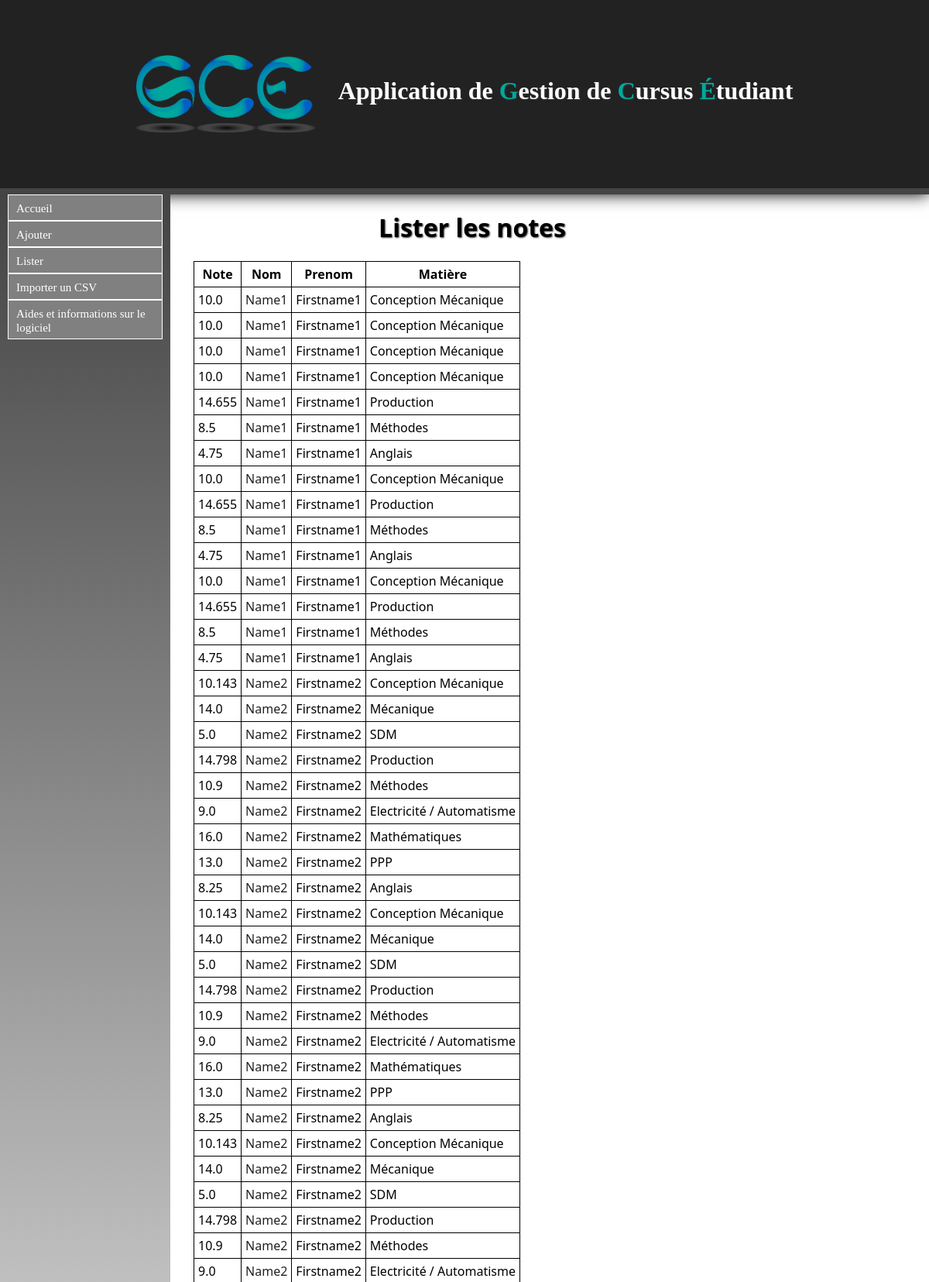
Page /Note/listernotes (upper part) on the committed database.
### Note/models.py (models this page shows, shortened)
class Note(models.Model):
	valeur = models.FloatField()
	etudiant = models.ForeignKey(Etu, null=True)
	matiere = models.ForeignKey(Matiere, null=True)

### Etudiant/models.py (models this page shows, shortened)
class Etu(models.Model):
	nom = models.CharField(max_length=30, null=False)
	prenom = models.CharField(max_length=30, null=False)
	age = models.IntegerField(null=True)
	apogee = models.IntegerField(null=True)
	date_naissance = models.DateField(null=True)
	sexe = models.CharField(max_length=1, null=True)
	adresse = models.CharField(max_length=100, null=True)
	ine = models.CharField(max_length=100, null=True)
	adresse_parents = models.CharField(max_length=100, null=True)
	tel = models.IntegerField(null=True)
	tel_par = models.IntegerField(null=True)
	lieu_naissance = models.CharField(max_length=100, null=True)
	nationalite = models.CharField(max_length=100, null=True)
	situation_familiale = models.CharField(max_length=100, null=True)
	situation_militaire = models.CharField(max_length=100, null=True)
	cate_socio_pro_chef_famille = models.CharField(max_length=100, null=True)
	cate_socio_pro_autre_parent = models.CharField(max_length=100, null=True)
	aide_financiere = models.CharField(max_length=100, null=True)
	bourse = models.CharField(max_length=100, null=True)
	groupe = models.ForeignKey(Groupe, null=True)
	semestre = models.ForeignKey(Semestre, null=True)

### Matiere/models.py (models this page shows, shortened)
class Matiere(models.Model):
	intitule = models.CharField(max_length=30,null=False)
	code = models.CharField(max_length=30,null=False)
	coefficient = models.FloatField(default=1.0)
	unite = models.ForeignKey('UE.UniteE', null=True)

### Note/views.py (the view)
def listernotes(request):
	notes = Note.objects.all().order_by('etudiant__nom')
	return render(request, 'contenu_html/listernotes.html',{'notes': notes})

### Note/templates/contenu_html/listernotes.html (shortened to what this page needs)
{% extends "templates/base.html" %}
{% block content %}
<h1>Lister les notes</h1>
{% if not notes %}
	<p>Pas de notes</p>
{% else %}
	<table style="border:1px solid black; border-collapse : collapse;">
	<tr>
		<th style="border:1px solid black;">Note</th>
		<th style="border:1px solid black;">Nom</th>
		<th style="border:1px solid black;">Prenom</th>
		<th style="border:1px solid black;">Matière</th>
	</tr>
{% endif %}
{% for note in notes %}
	<tr>
		<td style="border:1px solid black;">{{ note.valeur }}</td>
		<td style="border:1px solid black;"><a href="listeretu/{{ note.etudiant_id }}">{{ note.etudiant.nom }}</a></td>
		<td style="border:1px solid black;">{{ note.etudiant.prenom }}</td>
		<td style="border:1px solid black;">{{ note.matiere.intitule }}</td>
	</tr>
{% endfor %}
</table>
{% endblock %}

### static/css/stylesheet.css (style rules this page uses)
a { color:#222222; text-decoration: none; }
html,body { height: 100%; }
body { font-family: "Segoe UI", Verdana, serif; font-size:12pt; margin:0; padding:0; }
h1 { text-shadow:1px 1px 2px #333333; text-align: center; color:white; vertical-align: middle; }
table { border:1px solid black; border-collapse : collapse; }
#main h1 { color: black; }
table { margin-left: 50px; }
td,th { padding: 5px; border:1px solid black; }

### rows in the picture
Note: valeur "10.0", etudiant.nom "Name1", etudiant.prenom "Firstname1", matiere.intitule "Conception Mécanique"
Note: valeur "10.0", etudiant.nom "Name1", etudiant.prenom "Firstname1", matiere.intitule "Conception Mécanique"
Note: valeur "10.0", etudiant.nom "Name1", etudiant.prenom "Firstname1", matiere.intitule "Conception Mécanique"
Note: valeur "10.0", etudiant.nom "Name1", etudiant.prenom "Firstname1", matiere.intitule "Conception Mécanique"
Note: valeur "14.655", etudiant.nom "Name1", etudiant.prenom "Firstname1", matiere.intitule "Production"
Note: valeur "8.5", etudiant.nom "Name1", etudiant.prenom "Firstname1", matiere.intitule "Méthodes"
Note: valeur "4.75", etudiant.nom "Name1", etudiant.prenom "Firstname1", matiere.intitule "Anglais"
Note: valeur "10.0", etudiant.nom "Name1", etudiant.prenom "Firstname1", matiere.intitule "Conception Mécanique"
Note: valeur "14.655", etudiant.nom "Name1", etudiant.prenom "Firstname1", matiere.intitule "Production"
Note: valeur "8.5", etudiant.nom "Name1", etudiant.prenom "Firstname1", matiere.intitule "Méthodes"
Note: valeur "4.75", etudiant.nom "Name1", etudiant.prenom "Firstname1", matiere.intitule "Anglais"
Note: valeur "10.0", etudiant.nom "Name1", etudiant.prenom "Firstname1", matiere.intitule "Conception Mécanique"
Note: valeur "14.655", etudiant.nom "Name1", etudiant.prenom "Firstname1", matiere.intitule "Production"
Note: valeur "8.5", etudiant.nom "Name1", etudiant.prenom "Firstname1", matiere.intitule "Méthodes"
Note: valeur "4.75", etudiant.nom "Name1", etudiant.prenom "Firstname1", matiere.intitule "Anglais"
Note: valeur "10.143", etudiant.nom "Name2", etudiant.prenom "Firstname2", matiere.intitule "Conception Mécanique"
Note: valeur "14.0", etudiant.nom "Name2", etudiant.prenom "Firstname2", matiere.intitule "Mécanique"
Note: valeur "5.0", etudiant.nom "Name2", etudiant.prenom "Firstname2", matiere.intitule "SDM"
Note: valeur "14.798", etudiant.nom "Name2", etudiant.prenom "Firstname2", matiere.intitule "Production"
Note: valeur "10.9", etudiant.nom "Name2", etudiant.prenom "Firstname2", matiere.intitule "Méthodes"
Note: valeur "9.0", etudiant.nom "Name2", etudiant.prenom "Firstname2", matiere.intitule "Electricité / Automatisme"
Note: valeur "16.0", etudiant.nom "Name2", etudiant.prenom "Firstname2", matiere.intitule "Mathématiques"
Note: valeur "13.0", etudiant.nom "Name2", etudiant.prenom "Firstname2", matiere.intitule "PPP"
Note: valeur "8.25", etudiant.nom "Name2", etudiant.prenom "Firstname2", matiere.intitule "Anglais"
Note: valeur "10.143", etudiant.nom "Name2", etudiant.prenom "Firstname2", matiere.intitule "Conception Mécanique"
Note: valeur "14.0", etudiant.nom "Name2", etudiant.prenom "Firstname2", matiere.intitule "Mécanique"
Note: valeur "5.0", etudiant.nom "Name2", etudiant.prenom "Firstname2", matiere.intitule "SDM"
Note: valeur "14.798", etudiant.nom "Name2", etudiant.prenom "Firstname2", matiere.intitule "Production"
Note: valeur "10.9", etudiant.nom "Name2", etudiant.prenom "Firstname2", matiere.intitule "Méthodes"
Note: valeur "9.0", etudiant.nom "Name2", etudiant.prenom "Firstname2", matiere.intitule "Electricité / Automatisme"
Note: valeur "16.0", etudiant.nom "Name2", etudiant.prenom "Firstname2", matiere.intitule "Mathématiques"
Note: valeur "13.0", etudiant.nom "Name2", etudiant.prenom "Firstname2", matiere.intitule "PPP"
Note: valeur "8.25", etudiant.nom "Name2", etudiant.prenom "Firstname2", matiere.intitule "Anglais"
Note: valeur "10.143", etudiant.nom "Name2", etudiant.prenom "Firstname2", matiere.intitule "Conception Mécanique"
Note: valeur "14.0", etudiant.nom "Name2", etudiant.prenom "Firstname2", matiere.intitule "Mécanique"
Note: valeur "5.0", etudiant.nom "Name2", etudiant.prenom "Firstname2", matiere.intitule "SDM"
Note: valeur "14.798", etudiant.nom "Name2", etudiant.prenom "Firstname2", matiere.intitule "Production"
Note: valeur "10.9", etudiant.nom "Name2", etudiant.prenom "Firstname2", matiere.intitule "Méthodes"
Note: valeur "9.0", etudiant.nom "Name2", etudiant.prenom "Firstname2", matiere.intitule "Electricité / Automatisme"
